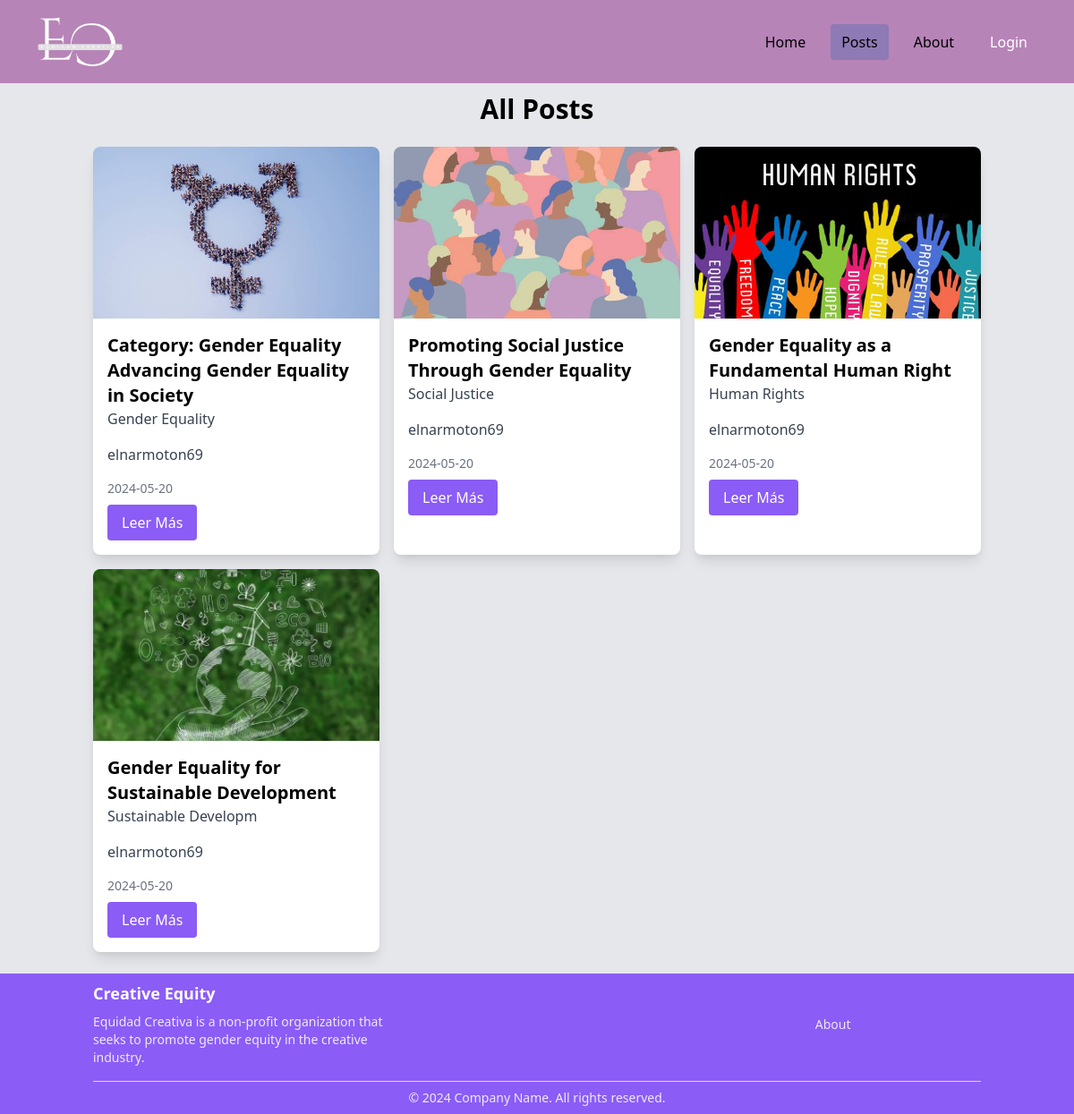
The app's page /post.php with its own data.
### tables this page shows
CREATE TABLE `posts` (
  `id` int(100) NOT NULL,
  `admin_id` int(100) NOT NULL,
  `name` varchar(100) NOT NULL,
  `title` varchar(100) NOT NULL,
  `content` varchar(10000) NOT NULL,
  `category` varchar(50) NOT NULL,
  `image` varchar(100) NOT NULL,
  `date` date NOT NULL DEFAULT current_timestamp(),
  `time` timestamp NOT NULL DEFAULT current_timestamp()
);

### base/conexion.php (called while the page is built, shortened)
<?php
	class Conexion
	{
		private $host='localhost';
		private $usuario='root';
		private $password = '';
		private $base='blog';
		public $sentencia;
		private $conexion;
		private function abrir_conexion(){
			$this->conexion = new mysqli($this->host,$this->usuario,$this->password,$this->base);
		}
		public function obtener_sentencia(){
			$result = $this->conexion->query($this->sentencia);
			return $result;
		}
	}
?>

### base/contacto.php (called while the page is built, shortened)
<?php
    include ("conexion.php");
    class Contacto extends Conexion {
        public function buscarPost() {
            $this->sentencia = "SELECT * FROM posts";
            $result = $this->obtener_sentencia();
            return $result;
        }
    }
?>

### post.php (the view, shortened to what this page needs)
<!DOCTYPE html>
<html lang="es">
<head>
    <link href="https://cdn.jsdelivr.net/npm/tailwindcss@2.2.19/dist/tailwind.min.css" rel="stylesheet">
</head>
<body class="bg-gray-200">
    <?php include ("navbar.php"); ?>
    <div class="pt-20"></div>
    <div class="container mx-auto px-4 py-6">
        <h1 class="text-3xl font-bold text-center mb-6">All Posts</h1>
        <div class="grid grid-cols-1 md:grid-cols-3 gap-4">
            <?php
                include ("base/contacto.php");
                $contacto = new Contacto();
                $result = $contacto->buscarPost();
                while ($row = $result->fetch_assoc()) {
                    echo "<div class='bg-white rounded-lg shadow-lg overflow-hidden'>";
                    echo "<img src='image/".$row['image']."' alt='Descripción de la imagen' class='w-full h-48 object-cover'>";
                    echo "<div class='p-4'>";
                    echo "<h2 class='text-xl font-bold'>".$row['title']."</h2>";
                    echo "<p class='text-gray-700 mb-4'>".$row['category']."</p>";
                    echo "<p class='text-gray-700 mb-4'>".$row['name']."</p>";
                    echo "<p class='text-sm text-gray-500'>".$row['date']."</p>";
                    echo "<a href='publicaciones.php?id=".$row['id']."'><button class='mt-2 bg-purple-500 text-white px-4 py-2 rounded hover:bg-purple-700 focus:outline-none'>Leer Más</button></a>";
                    echo "</div>";
                    echo "</div>";
                }
            ?>
        </div>
    </div>
</body>
<?php include ("footer.php"); ?>
</html>

### navbar.php (shortened to what this page needs)
<?php
$pagina_actual = basename($_SERVER['PHP_SELF']);
?>
<nav class="fixed top-0 w-full z-10 flex items-center justify-between px-10 py-4 custom-bg">
    <div>
        <a href="home.php">
            <img class="logo" src="source/log.png" alt="Logo">
        </a>
    </div>
    <div class="flex items-center space-x-4">
        <a href="home.php" class="<?php if($pagina_actual == "home.php") echo 'active'; ?> hover:bg-custom-hover px-3 py-2 rounded">Home</a>
        <a href="post.php" class="<?php if($pagina_actual == "post.php") echo 'active'; ?> hover:bg-custom-hover px-3 py-2 rounded">Posts</a>
        <a href="about.php" class="<?php if($pagina_actual == "about.php") echo 'active'; ?> hover:bg-custom-hover px-3 py-2 rounded">About</a>
        <?php if (isset($_SESSION['user'])): ?>
            <div class="relative">
                <button onclick="toggleDropdown()" class="bg-teal-500 hover:bg-teal-600 px-3 py-2 rounded text-white">Manage</button>
                <div id="dropdown" class="dropdown-menu">
                    <?php if (isset($_SESSION['type_user']) && $_SESSION['type_user'] == 0): ?>
                        <a href="admin/dashboard.php">Admin Dashboard</a>
                    <?php else: ?>
                        <a href="user/dashboard.php">User Dashboard</a>
                    <?php endif; ?>
                    <a href="logins/logout.php">Log Out</a>
                </div>
            </div>
        <?php else: ?>
            <div class="relative">
                <button class="bg-teal-500 hover:bg-teal-600 px-3 py-2 rounded text-white"><a href="logins/login.php">Login</a></button>
            </div>
        <?php endif; ?>
    </div>
</nav>

### footer.php
<footer class="bg-purple-500 text-white py-2">
    <div class="container mx-auto px-4">
        <div class="flex justify-between items-center">
            <div class="w-full lg:w-1/3">
                <h2 class="text-lg font-bold">Creative Equity</h2>
                <p class="mt-2 text-sm text-purple-100">Equidad Creativa is a non-profit organization that seeks to promote gender equity in the creative industry.</p>
            </div>
            <div class="w-full lg:w-1/3 text-center">
                <ul class="list-none">
                    <li class="inline-block px-2"><a href="about.php" class="text-purple-100 hover:text-white text-sm">About</a></li>
                </ul>
            </div>
        </div>
        <div class="mt-4 border-t border-purple-200 pt-2 text-center">
            <p class="text-purple-100 text-sm">&copy; 2024 Company Name. All rights reserved.</p>
        </div>
    </div>
</footer>

### navbar.php (style rules this page uses)
.custom-bg { background-color: #B784B7; }
.active { background-color: #8E7AB5; }
.logo { width: 100px; }

### records on screen
posts: image (picture), title "Category: Gender Equality Advancing Gender Equality in Society", category "Gender Equality", name "elnarmoton69", date "2024-05-20"
posts: image (picture), title "Promoting Social Justice Through Gender Equality", category "Social Justice", name "elnarmoton69", date "2024-05-20"
posts: image (picture), title "Gender Equality as a Fundamental Human Right", category "Human Rights", name "elnarmoton69", date "2024-05-20"
posts: image (picture), title "Gender Equality for Sustainable Development", category "Sustainable Developm", name "elnarmoton69", date "2024-05-20"
